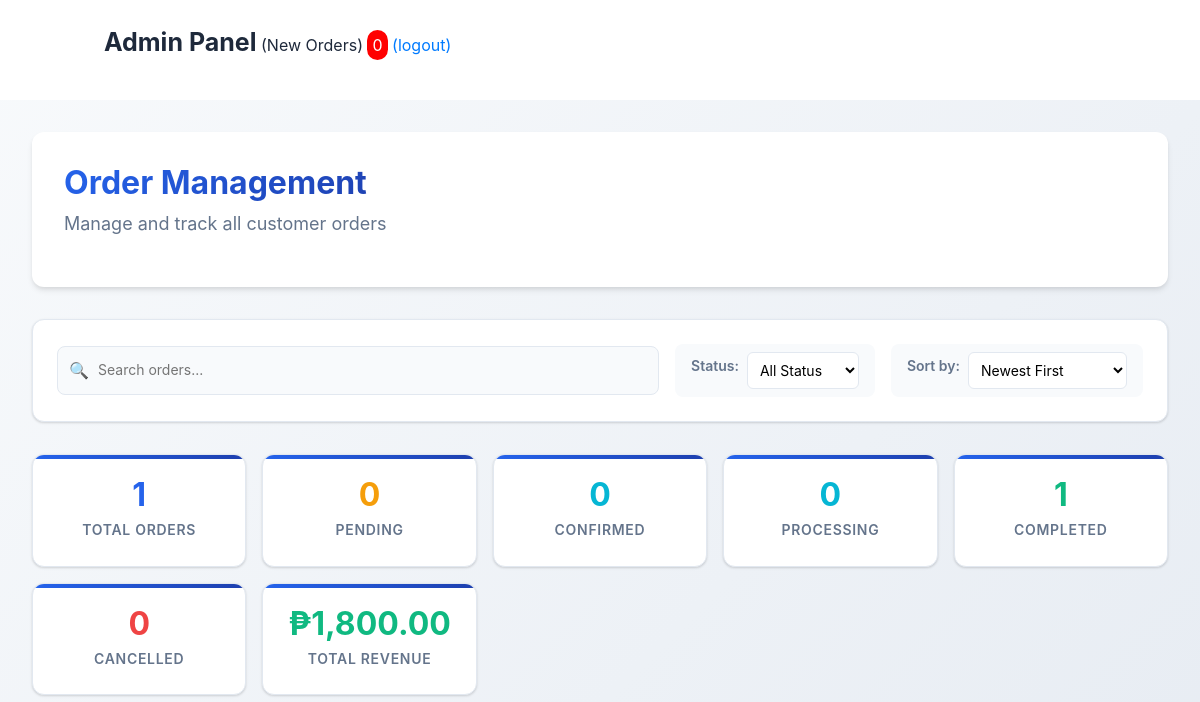
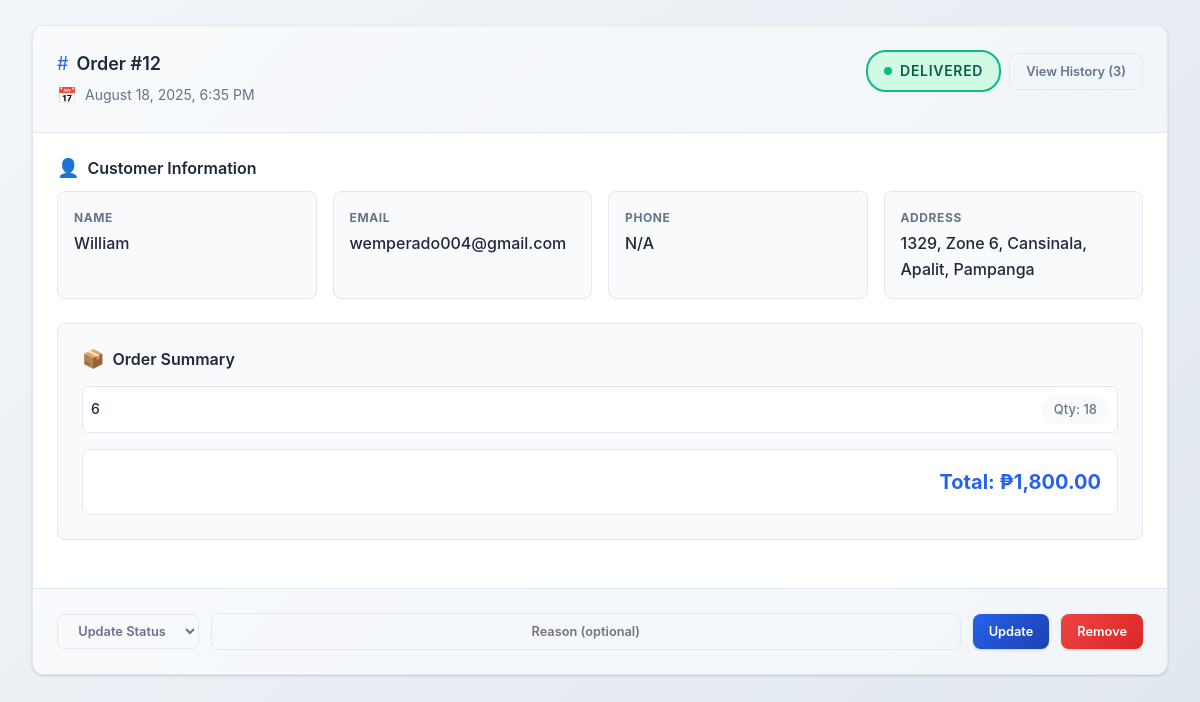
The app's page /admin/pending_orders.php (signed in), older data (2 pictures, top to bottom).
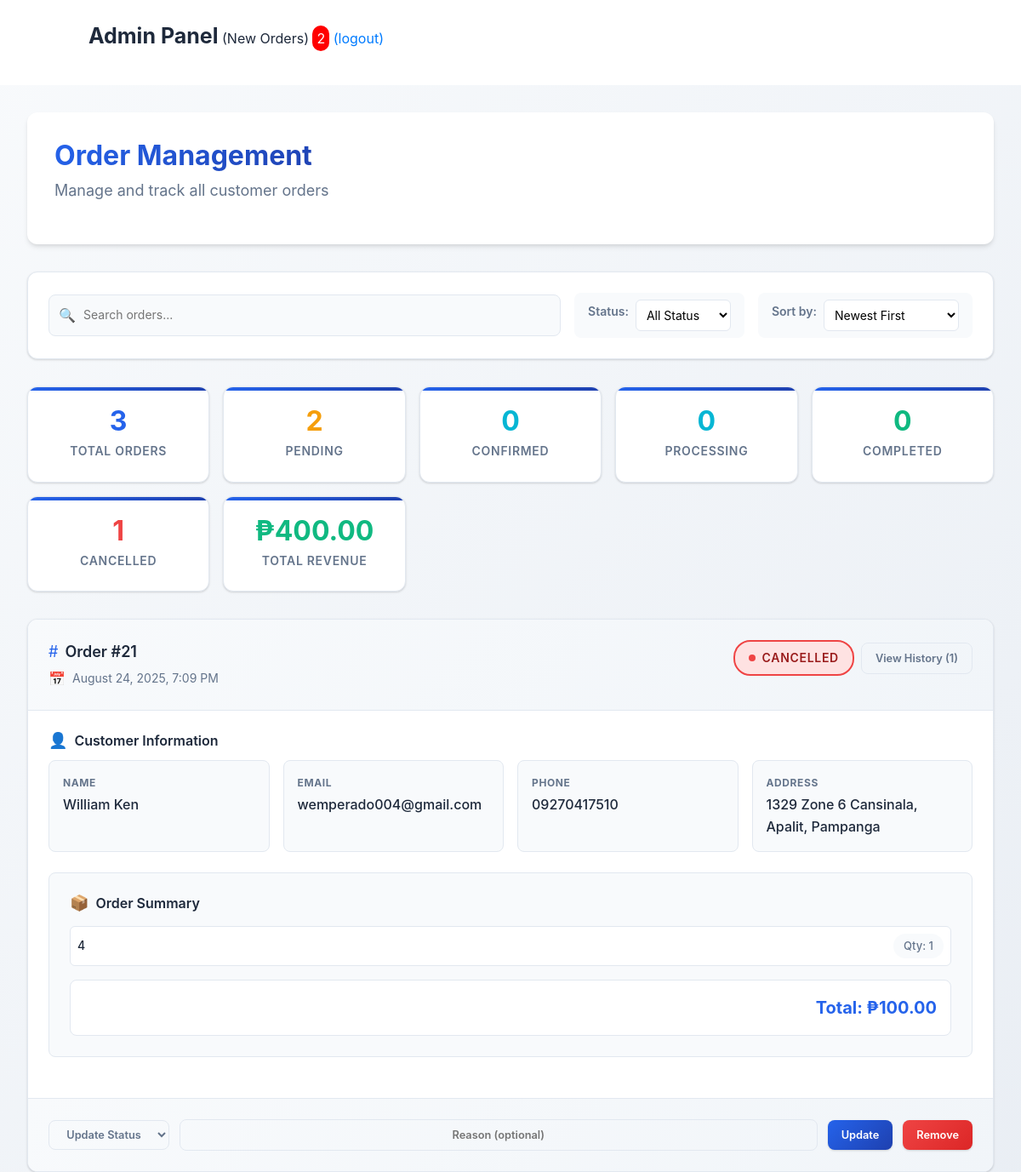
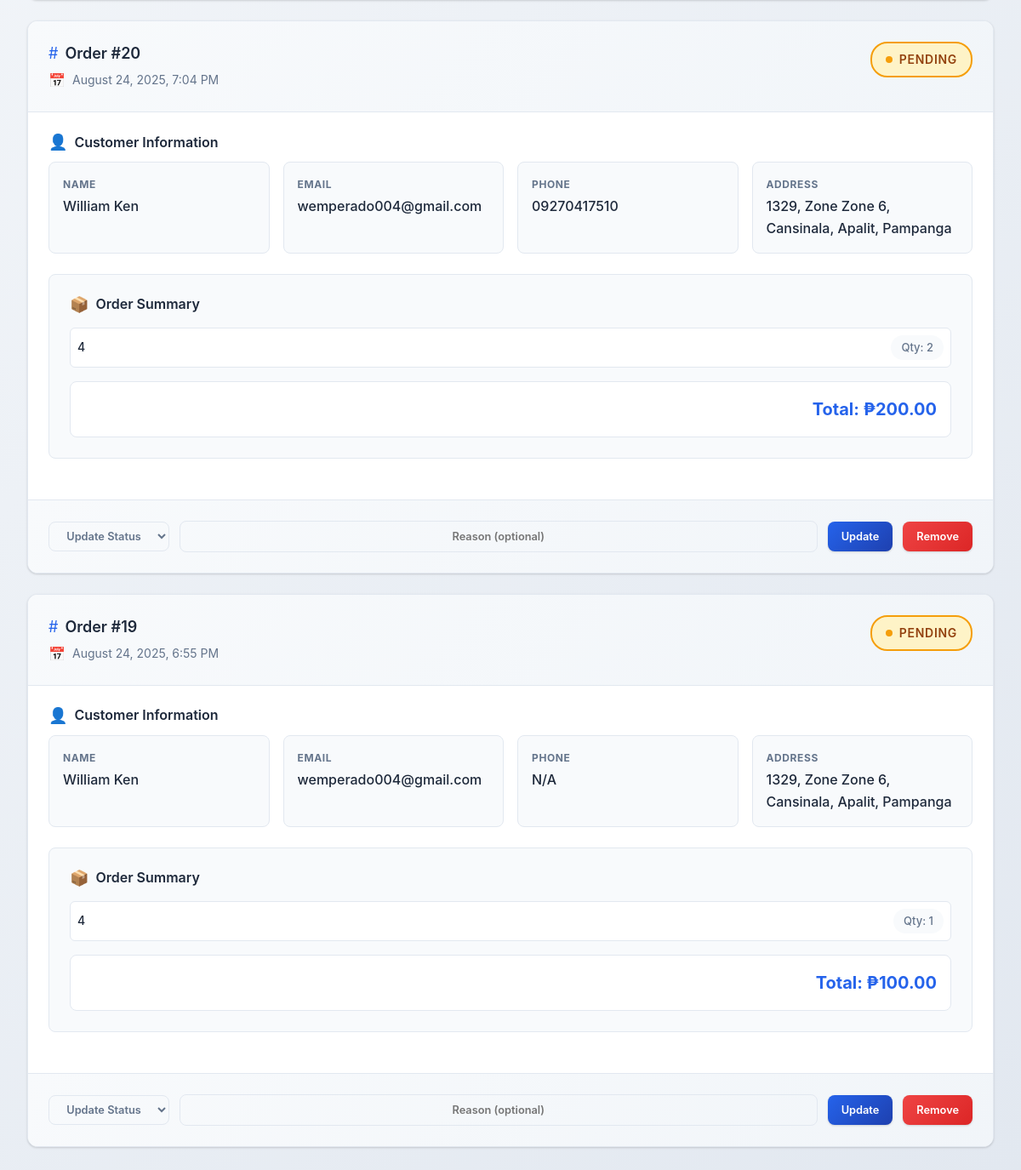
The same page, newer data (2 pictures, top to bottom).
### tables this page shows
CREATE TABLE `orders` (
  `o_id` int(11) NOT NULL,
  `user_id` int(11) NOT NULL,
  `name` varchar(100) NOT NULL,
  `address` varchar(255) NOT NULL,
  `phone` varchar(20) DEFAULT NULL,
  `payment_method` varchar(50) NOT NULL,
  `totalproduct` varchar(100) NOT NULL,
  `totalprice` decimal(10,2) NOT NULL,
  `status` enum('Pending','Processing','Shipped','Completed','Cancelled') DEFAULT 'Pending',
  `status_updated_at` timestamp NULL DEFAULT NULL,
  `created_at` timestamp(6) NOT NULL DEFAULT current_timestamp(6)
);

CREATE TABLE `users` (
  `id` int(11) NOT NULL,
  `f_name` varchar(100) NOT NULL,
  `l_name` varchar(100) NOT NULL,
  `email` varchar(150) NOT NULL,
  `phone` varchar(20) NOT NULL,
  `pass` varchar(255) NOT NULL,
  `zone` varchar(100) DEFAULT NULL,
  `street` varchar(150) NOT NULL,
  `barangay` varchar(100) DEFAULT NULL,
  `city` varchar(100) DEFAULT NULL,
  `province` varchar(100) DEFAULT NULL,
  `region` varchar(100) DEFAULT NULL,
  `created_at` timestamp NOT NULL DEFAULT current_timestamp()
);

### admin/pending_orders.php (the view, shortened to what this page needs)
<?php
include 'header.php';
include 'lib/connection.php';
$sql = "SELECT o.*, u.email as user_email FROM orders o
        LEFT JOIN users u ON o.user_id = u.id
        ORDER BY o.created_at DESC";
$result = $conn->query($sql);
$stats_sql = "SELECT
    COUNT(*) as total_orders,
    SUM(CASE WHEN status = 'Pending' THEN 1 ELSE 0 END) as pending_count,
    SUM(CASE WHEN status = 'Confirmed' THEN 1 ELSE 0 END) as confirmed_count,
    SUM(CASE WHEN status = 'Processing' THEN 1 ELSE 0 END) as processing_count,
    SUM(CASE WHEN status = 'Shipped' THEN 1 ELSE 0 END) as shipped_count,
    SUM(CASE WHEN status = 'Completed' THEN 1 ELSE 0 END) as completed_count,
    SUM(CASE WHEN status = 'Cancelled' THEN 1 ELSE 0 END) as cancelled_count,
    SUM(totalprice) as total_revenue
    FROM orders";
$stats_result = $conn->query($stats_sql);
$stats = $stats_result->fetch_assoc();
?>
<!DOCTYPE html>
<html lang="en">
<head>
    <link rel="stylesheet" href="css/pending_orders.css">
</head>
<body>
<div class="pendingbody">
    <div class="page-header">
        <div>
            <h1 class="page-title">Order Management</h1>
            <p class="page-subtitle">Manage and track all customer orders</p>
        </div>
    </div>
    <div class="controls-section">
        <div class="search-box">
            <input type="text" id="searchInput" placeholder="Search orders...">
        </div>
        <div class="filter-group">
            <label for="statusFilter">Status:</label>
            <select id="statusFilter">
            <option value="">All Status</option>
            </select>
        </div>
        <div class="filter-group">
            <label for="sortBy">Sort by:</label>
            <select id="sortBy">
                <option value="newest">Newest First</option>
            </select>
        </div>
    </div>
    <div class="stats-grid">
        <div class="stat-card">
            <div class="stat-value" style="color: var(--primary-color);"><?php echo $stats['total_orders']; ?></div>
            <div class="stat-label">Total Orders</div>
        </div>
        <div class="stat-card">
            <div class="stat-value" style="color: var(--warning-color);"><?php echo $stats['pending_count']; ?></div>
            <div class="stat-label">Pending</div>
        </div>
        <div class="stat-card">
            <div class="stat-value" style="color: var(--info-color);"><?php echo $stats['confirmed_count']; ?></div>
            <div class="stat-label">Confirmed</div>
        </div>
        <div class="stat-card">
            <div class="stat-value" style="color: var(--info-color);"><?php echo $stats['processing_count']; ?></div>
            <div class="stat-label">Processing</div>
        </div>
        <div class="stat-card">
            <div class="stat-value" style="color: var(--success-color);"><?php echo $stats['completed_count']; ?></div>
            <div class="stat-label">Completed</div>
        </div>
        <div class="stat-card">
            <div class="stat-value" style="color: var(--danger-color);"><?php echo $stats['cancelled_count']; ?></div>
            <div class="stat-label">Cancelled</div>
        </div>
        <div class="stat-card">
            <div class="stat-value" style="color: var(--success-color);">₱<?php echo number_format($stats['total_revenue'], 2); ?></div>
            <div class="stat-label">Total Revenue</div>
        </div>
    </div>
    <div class="orders-container" id="ordersContainer">
    <?php
    if (mysqli_num_rows($result) > 0) {
        while ($row = mysqli_fetch_assoc($result)) {
            $history_count_query = mysqli_query($conn, "SELECT COUNT(*) as count FROM order_status_history WHERE order_id = '{$row['o_id']}'");
            $history_count = mysqli_fetch_assoc($history_count_query)['count'];
            $products = explode(',', $row["totalproduct"]);
            $product_details = [];
            foreach ($products as $prod) {
                if (preg_match('/^(.+)\((\d+)\)$/', trim($prod), $matches)) {
                    $product_details[] = [
                        'name' => trim($matches[1]),
                        'quantity' => (int)$matches[2]
                    ];
                }
            }
            ?>
            <div class="order-card" data-status="<?php echo strtolower($row['status']); ?>" data-price="<?php echo $row['totalprice']; ?>" data-date="<?php echo strtotime($row['created_at']); ?>">
                <div class="order-header">
                    <div class="order-info">
                        <div class="order-number">Order #<?php echo $row['o_id']; ?></div>
                        <div class="order-date">
                            <?php
                            if (!empty($row["created_at"])) {
                                $date = new DateTime($row["created_at"]);
                                $date->setTimezone(new DateTimeZone('Asia/Manila'));
                                echo $date->format("F j, Y, g:i A");
                            } else {
                                echo "N/A";
                            }
                            ?>
                        </div>
                    </div>
                    <div class="order-status">
                        <span class="status-badge status-<?php echo strtolower($row['status']); ?>">
                            <?php
                            $display_status = $row['status'];
                            if ($display_status == 'Completed') {
                                $display_status = 'Delivered';
                            }
                            echo htmlspecialchars($display_status);
                            ?>
                        </span>
                        <?php if ($history_count > 0): ?>
                            <a href="#" onclick="showStatusHistory(<?php echo $row['o_id']; ?>)" class="btn btn-sm btn-outline">
                                View History (<?php echo $history_count; ?>)
                            </a>
                        <?php endif; ?>
                    </div>
                </div>
                <div class="order-body">
                    <div class="customer-info">
                        <h4>Customer Information</h4>
                        <div class="customer-details">
                            <div class="detail-item">
                                <span class="detail-label">Name</span>
                                <span class="detail-value"><?php echo htmlspecialchars($row["name"]); ?></span>
                            </div>
                            <div class="detail-item">
                                <span class="detail-label">Email</span>
                                <span class="detail-value"><?php echo htmlspecialchars($row["user_email"]); ?></span>
                            </div>
                            <div class="detail-item">
                                <span class="detail-label">Phone</span>
                                <span class="detail-value">
                                    <?php
                                    $phone = $row["phone"];
                                    if (preg_match('/^[0-9]+$/', $phone) && strlen($phone) >= 7 && strlen($phone) <= 15) {
                                        echo htmlspecialchars($phone);
                                    } else {
                                        echo "N/A";
                                    }
                                    ?>
                                </span>
                            </div>
                            <div class="detail-item">
                                <span class="detail-label">Address</span>
                                <span class="detail-value"><?php echo htmlspecialchars($row["address"]); ?></span>
                            </div>
                        </div>
                    </div>
                    <div class="order-summary">
                        <h4>Order Summary</h4>
                        <div class="products-list">
                            <?php foreach ($product_details as $product): ?>
                                <div class="product-item">
                                    <span class="product-name"><?php echo htmlspecialchars($product['name']); ?></span>
                                    <span class="product-quantity">Qty: <?php echo $product['quantity']; ?></span>
                                </div>
                            <?php endforeach; ?>
                        </div>
                        <div class="total-price">
                            Total: ₱<?php echo number_format($row["totalprice"], 2); ?>
                        </div>
                    </div>
                </div>
                <div class="order-actions">
                    <form action="<?php echo $_SERVER['PHP_SELF']; ?>" method="post" class="status-form" style="display: contents;">
                        <select name="update_status" class="btn btn-sm btn-outline" required>
                            <option value="" disabled selected>Update Status</option>
                        </select>
                        <input type="text" name="change_reason" class="btn btn-sm btn-outline" placeholder="Reason (optional)" style="flex: 1;">
                        <button type="submit" name="update_update_btn" class="btn btn-sm btn-primary">
                            Update
                        </button>
                    </form>
                    <a href="pending_orders.php?remove=<?php echo urlencode($row['o_id']); ?>"
                       class="btn btn-sm btn-danger"
                       onclick="return confirm('Are you sure you want to remove this order?')">
                        Remove
                    </a>
                </div>
            </div>
            <?php
        }
    } else {
        echo '<div class="order-card"><div class="order-body"><p class="text-center">No orders found</p></div></div>';
    }
    ?>
    </div>
</div>
</body>
</html>

### admin/header.php (shortened to what this page needs)
<?php
include 'lib/connection.php';
$sql = "SELECT * FROM orders where status='pending'";
$result = $conn -> query ($sql);
?>
<!DOCTYPE html>
<html>
<head>
	<link
	  rel="stylesheet" href="../css/bootstrap.min.css"
	/>
	<link rel="stylesheet" href="css/style.css">
</head>
<body>
	<section class="header" id="header">
		<i class="fas fa-bars fixed" onclick="openside()"></i>
		<div class="line-fixed">Admin Panel</div>
		<?php
		$c=0;
		  if (mysqli_num_rows($result) > 0) {
			while($row = mysqli_fetch_assoc($result)) {
				$c=$c+1;
			}
		}
			  ?>
		<span>(New Orders)</span>
		<span style="    border-radius: 20px;
	background-color: red;
	color: white;
	padding: 5px;"><?php echo $c ;?></span>
		<a href="a_logout.php">(logout)</a>
	</section>
</body>
</html>

### admin/css/style.css (style rules this page uses)
body { background-color: #f9f9f9; }
.header { width: 100%; height: 100px; background-color: white; transition: 0.3s; }
.fixed { padding: 30px; font-size: 25px; }
i { cursor: pointer; margin-right: 10px; }
p { transition: 0.3s; }
.line-fixed { display: inline; padding-left: 10px; font-weight: 700; font-size: 25px !important; }

Row changes from the older to the newer data that the page shows:
removed orders: o_id "12", created_at "August 18, 2025, 6:35 PM", status "DELIVERED", history_count "3", name "William", user.email "wemperado004@gmail.com", phone "N/A", address "1329, Zone 6, Cansinala, Apalit, Pampanga", name "6", quantity "18", totalprice "1,800.00"
added orders: o_id "21", created_at "August 24, 2025, 7:09 PM", status "CANCELLED", history_count "1", name "William Ken", user.email "wemperado004@gmail.com", phone "09270417510", address "1329 Zone 6 Cansinala, Apalit, Pampanga", name "4", quantity "1", totalprice "100.00"
added orders: o_id "20", created_at "August 24, 2025, 7:04 PM", status "PENDING", name "William Ken", user.email "wemperado004@gmail.com", phone "09270417510", address "1329, Zone Zone 6, Cansinala, Apalit, Pampanga", name "4", quantity "2", totalprice "200.00"
added orders: o_id "19", created_at "August 24, 2025, 6:55 PM", status "PENDING", name "William Ken", user.email "wemperado004@gmail.com", phone "N/A", address "1329, Zone Zone 6, Cansinala, Apalit, Pampanga", name "4", quantity "1", totalprice "100.00"
Text that changed along with them:
$c: "0" → "2"
$stats['total_orders']: "1" → "3"
$stats['pending_count']: "0" → "2"
$stats['completed_count']: "1" → "0"
$stats['cancelled_count']: "0" → "1"
$stats['total_revenue']: "1,800.00" → "400.00"
